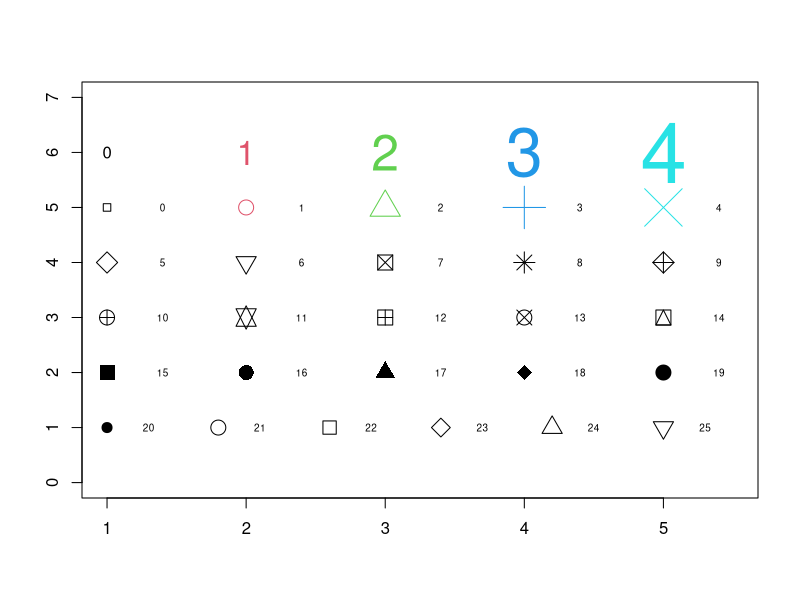

Recreate this plot in R.
# Producing Simple Graphs in R
# Author: Frank McCown
# Source: https://sites.harding.edu/fmccown/r/#dotcharts
# Date: 2016-06

# Miscelaneous

# This example shows all 25 symbols that you can use to produce points in your graphs:
  # Make an empty chart
  plot(1, 1, xlim=c(1,5.5), ylim=c(0,7), type="n", ann=FALSE)

# Plot digits 0-4 with increasing size and color
text(1:5, rep(6,5), labels=c(0:4), cex=1:5, col=1:5)

# Plot symbols 0-4 with increasing size and color
points(1:5, rep(5,5), cex=1:5, col=1:5, pch=0:4)
text((1:5)+0.4, rep(5,5), cex=0.6, (0:4))

# Plot symbols 5-9 with labels
points(1:5, rep(4,5), cex=2, pch=(5:9))
text((1:5)+0.4, rep(4,5), cex=0.6, (5:9))

# Plot symbols 10-14 with labels
points(1:5, rep(3,5), cex=2, pch=(10:14))
text((1:5)+0.4, rep(3,5), cex=0.6, (10:14))

# Plot symbols 15-19 with labels
points(1:5, rep(2,5), cex=2, pch=(15:19))
text((1:5)+0.4, rep(2,5), cex=0.6, (15:19))

# Plot symbols 20-25 with labels
points((1:6)*0.8+0.2, rep(1,6), cex=2, pch=(20:25))
text((1:6)*0.8+0.5, rep(1,6), cex=0.6, (20:25))

